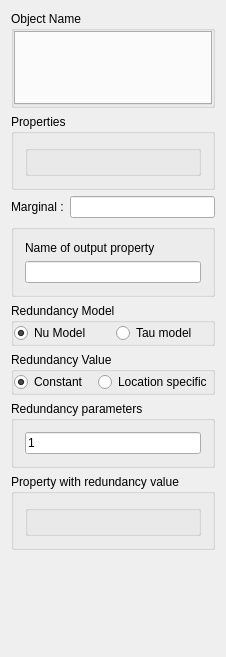
<?xml version="1.0" encoding="UTF-8"?>
<ui version="4.0">
 <class>nuModel</class>
 <widget class="QWidget" name="nuModel">
  <property name="enabled">
   <bool>true</bool>
  </property>
  <property name="geometry">
   <rect>
    <x>0</x>
    <y>0</y>
    <width>226</width>
    <height>657</height>
   </rect>
  </property>
  <property name="windowTitle">
   <string>Nu Model Integration</string>
  </property>
  <property name="AlgorithmCategory" stdset="0">
   <string>Utilities</string>
  </property>
  <property name="AlgorithmDescription" stdset="0">
   <string>Probability integration</string>
  </property>
  <layout class="QVBoxLayout">
   <item>
    <widget class="QGroupBox" name="GroupBox3">
     <property name="title">
      <string>Object Name</string>
     </property>
     <layout class="QGridLayout">
      <property name="margin">
       <number>0</number>
      </property>
      <item row="0" column="0">
       <widget class="GridSelector" name="Grid"/>
      </item>
     </layout>
    </widget>
   </item>
   <item>
    <widget class="GsTLGroupBox" name="gsTLGroupBox5">
     <property name="title">
      <string>Properties</string>
     </property>
     <layout class="QVBoxLayout">
      <item>
       <widget class="OrderedPropertySelector" name="props">
        <property name="title">
         <string/>
        </property>
       </widget>
      </item>
     </layout>
    </widget>
   </item>
   <item>
    <layout class="QHBoxLayout">
     <property name="margin">
      <number>0</number>
     </property>
     <item>
      <widget class="QLabel" name="textLabel1">
       <property name="text">
        <string>Marginal :</string>
       </property>
       <property name="wordWrap">
        <bool>false</bool>
       </property>
      </widget>
     </item>
     <item>
      <widget class="QLineEdit" name="marginal"/>
     </item>
    </layout>
   </item>
   <item>
    <widget class="GsTLGroupBox" name="gsTLGroupBox16">
     <property name="title">
      <string/>
     </property>
     <layout class="QVBoxLayout">
      <item>
       <layout class="QVBoxLayout">
        <property name="margin">
         <number>0</number>
        </property>
        <item>
         <widget class="QLabel" name="textLabel1_2">
          <property name="text">
           <string>Name of output property</string>
          </property>
          <property name="wordWrap">
           <bool>false</bool>
          </property>
         </widget>
        </item>
        <item>
         <widget class="QLineEdit" name="redun_prop"/>
        </item>
       </layout>
      </item>
     </layout>
    </widget>
   </item>
   <item>
    <widget class="QGroupBox" name="groupBox4_2">
     <property name="title">
      <string>Redundancy Model</string>
     </property>
     <layout class="QHBoxLayout">
      <property name="margin">
       <number>0</number>
      </property>
      <item>
       <widget class="QRadioButton" name="is_nu">
        <property name="text">
         <string>Nu Model</string>
        </property>
        <property name="checked">
         <bool>true</bool>
        </property>
        <attribute name="buttonGroup">
         <string>buttonGroup</string>
        </attribute>
       </widget>
      </item>
      <item>
       <widget class="QRadioButton" name="is_tau">
        <property name="text">
         <string>Tau model</string>
        </property>
        <attribute name="buttonGroup">
         <string>buttonGroup</string>
        </attribute>
       </widget>
      </item>
     </layout>
    </widget>
   </item>
   <item>
    <widget class="QGroupBox" name="groupBox4">
     <property name="title">
      <string>Redundancy Value</string>
     </property>
     <layout class="QHBoxLayout">
      <property name="margin">
       <number>0</number>
      </property>
      <item>
       <widget class="QRadioButton" name="redun_constant">
        <property name="text">
         <string>Constant</string>
        </property>
        <property name="checked">
         <bool>true</bool>
        </property>
        <attribute name="buttonGroup">
         <string>buttonGroup_2</string>
        </attribute>
       </widget>
      </item>
      <item>
       <widget class="QRadioButton" name="redun_specific">
        <property name="text">
         <string>Location specific</string>
        </property>
        <attribute name="buttonGroup">
         <string>buttonGroup_2</string>
        </attribute>
       </widget>
      </item>
     </layout>
    </widget>
   </item>
   <item>
    <widget class="GsTLGroupBox" name="box_nu_value">
     <property name="title">
      <string>Redundancy parameters</string>
     </property>
     <layout class="QHBoxLayout">
      <item>
       <widget class="QLineEdit" name="redun_input">
        <property name="text">
         <string>1</string>
        </property>
       </widget>
      </item>
     </layout>
    </widget>
   </item>
   <item>
    <widget class="GsTLGroupBox" name="box_nu0_prop">
     <property name="title">
      <string>Property with redundancy value</string>
     </property>
     <property name="displayed" stdset="0">
      <bool>false</bool>
     </property>
     <layout class="QVBoxLayout">
      <item>
       <widget class="OrderedPropertySelector" name="redun_props">
        <property name="title">
         <string/>
        </property>
       </widget>
      </item>
     </layout>
    </widget>
   </item>
   <item>
    <spacer name="spacer2">
     <property name="orientation">
      <enum>Qt::Vertical</enum>
     </property>
     <property name="sizeType">
      <enum>QSizePolicy::Expanding</enum>
     </property>
     <property name="sizeHint" stdset="0">
      <size>
       <width>20</width>
       <height>20</height>
      </size>
     </property>
    </spacer>
   </item>
  </layout>
 </widget>
 <layoutdefault spacing="6" margin="11"/>
 <pixmapfunction>qPixmapFromMimeSource</pixmapfunction>
 <customwidgets>
  <customwidget>
   <class>OrderedPropertySelector</class>
   <extends>GsTLGroupBox</extends>
   <header>GsTLAppli/extra/qtplugins/selectors.h</header>
   <container>1</container>
  </customwidget>
  <customwidget>
   <class>GsTLGroupBox</class>
   <extends>QGroupBox</extends>
   <header>GsTLAppli/extra/qtplugins/selectors.h</header>
   <container>1</container>
  </customwidget>
  <customwidget>
   <class>GridSelector</class>
   <extends>QTabWidget</extends>
   <header>GsTLAppli/extra/qtplugins/selectors.h</header>
  </customwidget>
 </customwidgets>
 <includes>
  <include location="local">gridselector.h</include>
  <include location="local">gstlgroupbox.h</include>
  <include location="local">orderedpropertyselector.h</include>
  <include location="local">multipropertyselector.h</include>
  <include location="local">gstlgroupbox.h</include>
  <include location="local">gstlgroupbox.h</include>
  <include location="local">gstlgroupbox.h</include>
  <include location="local">orderedpropertyselector.h</include>
  <include location="local">multipropertyselector.h</include>
 </includes>
 <resources/>
 <connections>
  <connection>
   <sender>Grid</sender>
   <signal>activated(QString)</signal>
   <receiver>props</receiver>
   <slot>show_properties(QString)</slot>
   <hints>
    <hint type="sourcelabel">
     <x>20</x>
     <y>20</y>
    </hint>
    <hint type="destinationlabel">
     <x>20</x>
     <y>20</y>
    </hint>
   </hints>
  </connection>
  <connection>
   <sender>Grid</sender>
   <signal>activated(QString)</signal>
   <receiver>redun_props</receiver>
   <slot>show_properties(QString)</slot>
   <hints>
    <hint type="sourcelabel">
     <x>20</x>
     <y>20</y>
    </hint>
    <hint type="destinationlabel">
     <x>20</x>
     <y>20</y>
    </hint>
   </hints>
  </connection>
  <connection>
   <sender>redun_specific</sender>
   <signal>toggled(bool)</signal>
   <receiver>box_nu0_prop</receiver>
   <slot>setShown(bool)</slot>
   <hints>
    <hint type="sourcelabel">
     <x>20</x>
     <y>20</y>
    </hint>
    <hint type="destinationlabel">
     <x>20</x>
     <y>20</y>
    </hint>
   </hints>
  </connection>
  <connection>
   <sender>redun_constant</sender>
   <signal>toggled(bool)</signal>
   <receiver>box_nu_value</receiver>
   <slot>setShown(bool)</slot>
   <hints>
    <hint type="sourcelabel">
     <x>20</x>
     <y>20</y>
    </hint>
    <hint type="destinationlabel">
     <x>20</x>
     <y>20</y>
    </hint>
   </hints>
  </connection>
 </connections>
 <buttongroups>
  <buttongroup name="buttonGroup"/>
  <buttongroup name="buttonGroup_2"/>
 </buttongroups>
</ui>
